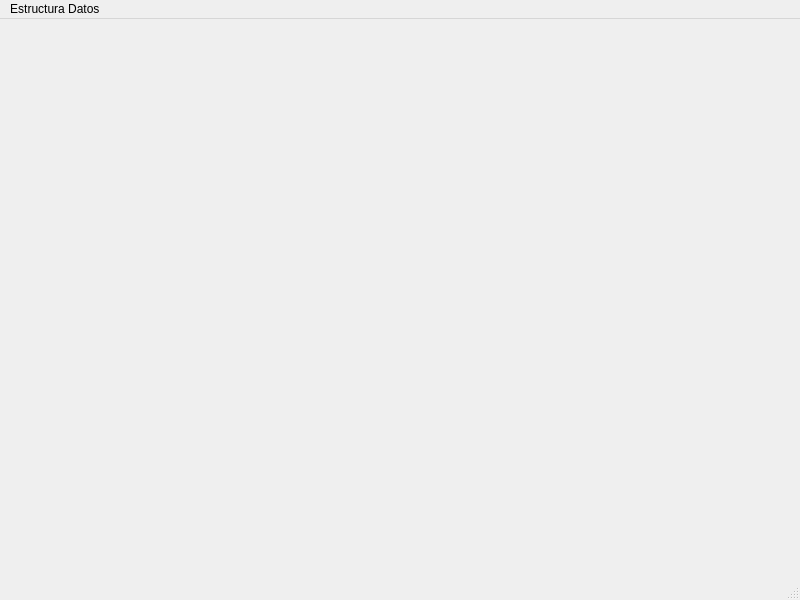
<?xml version="1.0" encoding="UTF-8"?>
<ui version="4.0">
 <class>MainWindow</class>
 <widget class="QMainWindow" name="MainWindow">
  <property name="geometry">
   <rect>
    <x>0</x>
    <y>0</y>
    <width>800</width>
    <height>600</height>
   </rect>
  </property>
  <property name="windowTitle">
   <string>MainWindow</string>
  </property>
  <widget class="QWidget" name="centralwidget"/>
  <widget class="QMenuBar" name="menubar">
   <property name="geometry">
    <rect>
     <x>0</x>
     <y>0</y>
     <width>800</width>
     <height>26</height>
    </rect>
   </property>
   <widget class="QMenu" name="menuEstructura_Datos">
    <property name="title">
     <string>Estructura Datos </string>
    </property>
    <widget class="QMenu" name="menuEstructuras">
     <property name="title">
      <string>Estructuras </string>
     </property>
     <addaction name="actionLineales"/>
     <addaction name="actionNo_lIneales"/>
    </widget>
    <addaction name="menuEstructuras"/>
    <addaction name="separator"/>
    <addaction name="actionSalir"/>
   </widget>
   <addaction name="menuEstructura_Datos"/>
  </widget>
  <widget class="QStatusBar" name="statusbar"/>
  <action name="actionLineales">
   <property name="text">
    <string>Lineales </string>
   </property>
  </action>
  <action name="actionNo_lIneales">
   <property name="text">
    <string>No lIneales</string>
   </property>
  </action>
  <action name="actionSalir">
   <property name="text">
    <string>Salir</string>
   </property>
  </action>
 </widget>
 <resources/>
 <connections/>
</ui>
